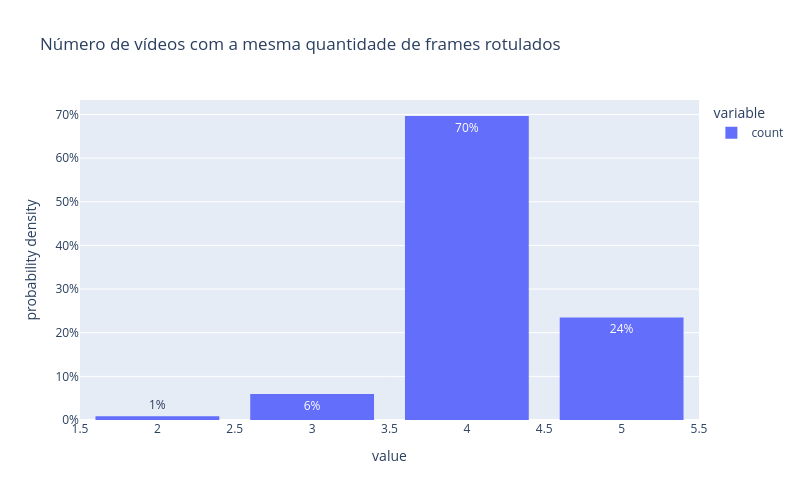

The notebook cell saved with this chart:
### Code cell
# Número de vídeos com a mesma quantidade de frames rotulados

fig = px.histogram(
    video_frame_df.video_id.value_counts(), 
    title='Número de vídeos com a mesma quantidade de frames rotulados',
    histnorm='probability density',
    text_auto=True
)


fig.update_layout(
    bargap=0.2,
    yaxis_tickformat=',.0%',
    width=800,
    height=500
)

### Figure 1 — Plotly figure (JSON) as saved in the notebook; plotly's stock layout.template omitted (floating-point values rounded to 4 significant figures; data arrays with more than 128 entries replaced by an {"elided": "..."} marker saying what was removed)
{"data": [{"bingroup": "x", "histnorm": "probability density", "hovertemplate": "variable=count<br>value=%{x}<br>probability density=%{y}<extra></extra>", "legendgroup": "count", "marker": {"color": "#636efa", "pattern": {"shape": ""}}, "name": "count", "orientation": "v", "showlegend": true, "texttemplate": "%{value}", "type": "histogram", "x": {"elided": "234 int values"}, "xaxis": "x", "yaxis": "y"}], "layout": {"bargap": 0.2, "barmode": "relative", "height": 500, "legend": {"title": {"text": "variable"}, "tracegroupgap": 0}, "title": {"text": "Número de vídeos com a mesma quantidade de frames rotulados"}, "width": 800, "xaxis": {"anchor": "y", "domain": [0, 1], "title": {"text": "value"}}, "yaxis": {"anchor": "x", "domain": [0, 1], "tickformat": ",.0%", "title": {"text": "probability density"}}}}
